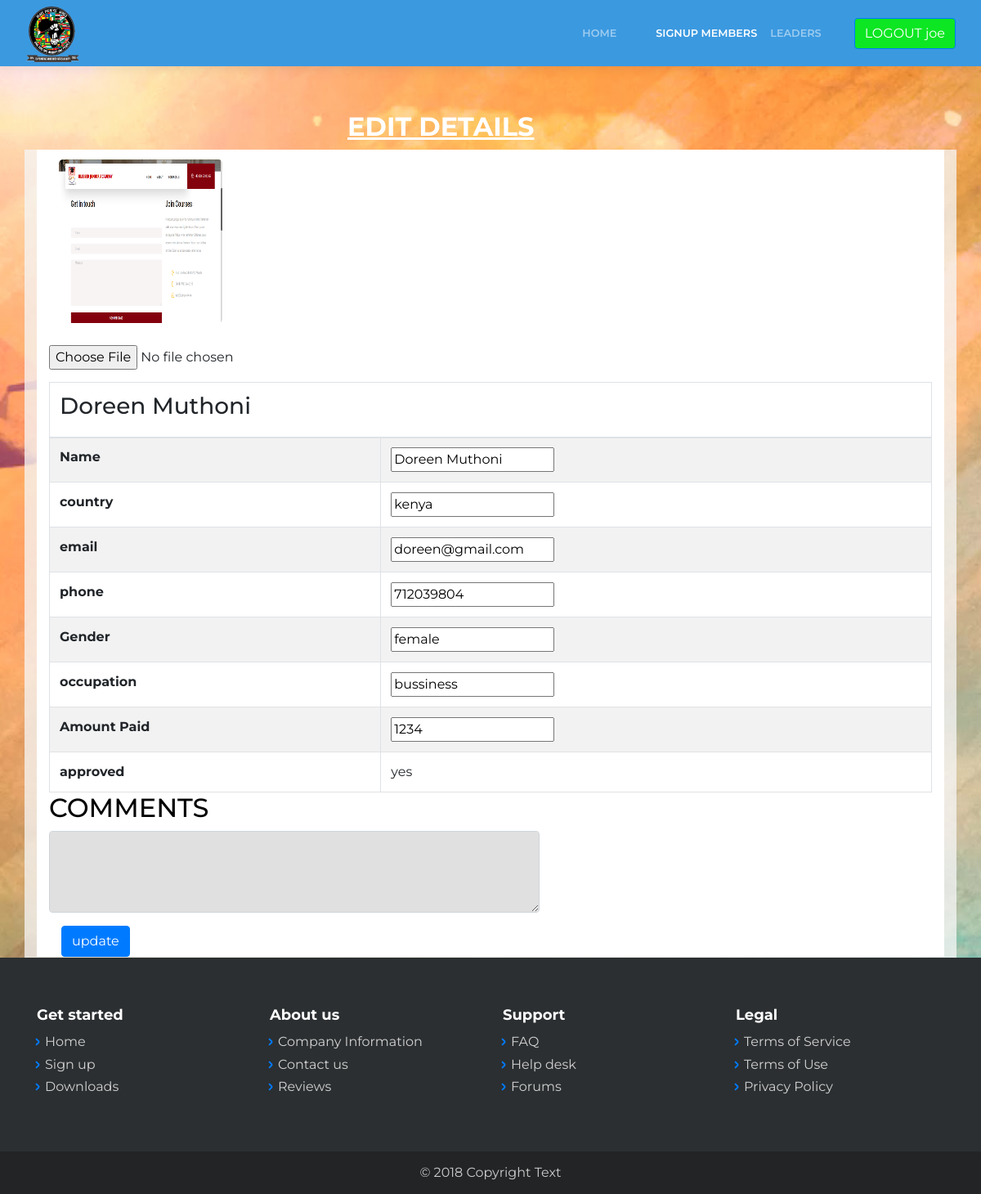
/admin/edit.php?edit=3 (signed in), run on the app's committed database.
### tables this page shows
CREATE TABLE `signup` (
  `id` int(128) NOT NULL,
  `name` varchar(128) NOT NULL,
  `country` varchar(128) NOT NULL,
  `email` varchar(128) NOT NULL,
  `phone` int(128) NOT NULL,
  `gender` varchar(128) NOT NULL,
  `work` varchar(128) NOT NULL,
  `address` varchar(128) NOT NULL,
  `city` varchar(128) NOT NULL,
  `profile` varchar(128) NOT NULL,
  `message` varchar(1000) NOT NULL,
  `approve` varchar(128) NOT NULL DEFAULT 'no',
  `amount` varchar(1280) NOT NULL
);

### admin/edit.php (the view, shortened to what this page needs)
<?php
    include 'include/db.php';
   include 'include/header.php';
$results = mysqli_query($db, "SELECT * from signup;");
if (isset($_GET['edit'])) {
  $id = $_GET['edit'];
  $rec = mysqli_query($db, "SELECT * from signup WHERE id=$id;");
  $record = mysqli_fetch_array($rec);
  $name = $record['name'];
  $country = $record['country'];
  $email = $record['email'];
  $phone= $record['phone'];
  $gender = $record['gender'];
  $work = $record['work'];
  $profile = $record['profile'];
  $approve = $record['approve'];
  $amount = $record['amount'];
}
?>
            <div class="collapse navbar-collapse" id="navcol-1" style="background-color:#3b99e0;width:328px;margin:0;">
                <ul class="nav navbar-nav ml-auto">
                    <li class="nav-item" role="presentation"><a class="nav-link" href="index.php">Home</a></li>
                    <li class="style="text-decoration: underline;"nav-item" role="presentation"><a class="nav-link active" href="signup.php">SIGNUP MEMBERS</a></li>
                    <li class="nav-item" role="presentation" ><a class="nav-link" href="leaders.php">leaders</a></li>
                </ul>
            <a href="include/logout.php" class="btn btn-primary" type="submit" style="background-color:rgb(13,230,34);">LOGOUT <?=$_SESSION['name'];?></a>
                </div>
        </div>
    </nav>
    <section class="clean-block about-us" style="height:136px;">
    </section>
    <div class="container">
            <div class="row">
                <div class="col-md-12 col-xl-4 offset-xl-4">
                    <h2 style="color:rgb(255,255,255);"><strong><span style="text-decoration: underline;">EDIT DETAILS</span></strong></h2>
                </div>
            </div>
             <div class="row">
                        <div class="col">
                        </div>
                    </div>
        </div>
     <?php if($row = mysqli_fetch_array($results)) { ?>
<div class="container" style="background-color:rgba(246,246,246,0.76);">
    <div data-aos="fade">
        <div class="container">
          <form  method="post" enctype="multipart/form-data" >
            <div class="row">
                <div class="col-md-12" style="background-color:#ffffff;">
                        <?php
              if (empty($profile) === false){
                  echo '<img class="square-circle" src="', $profile , '" alt="', $name ,'" width="200px" height="200px" style="margin:12px;">';
              }else echo '<img class="square-circle" src="profile/index.png" alt="', $name ,'" width="200px" height="200px" style="margin:12px;">';
            ?>
                </div>
            </div>
            <div class="row">
                <div class="col-md-12" style="padding:15px;background-color:#ffffff;">
                  <input type="file" name="profile">
                </div>
            </div>
        </div>
    </div>
    <div data-aos="fade">
        <div class="container">
            <div class="row">
                <div class="col-md-12" style="margin:0;background-color:#ffffff;"><form style="background-color: white;" method="post" action="server.php"  class="table table-bordered">
<table id="example" class="table table-striped table-bordered" cellspacing="0" width="100%">
       <thead>
    <tr>
      <th colspan="4"><h3><?php echo $name; ?></h3></th>
    </tr>
  </thead>
  <tbody>
    <tr>
      <th scope="col">Name</th>
      <td><input type="text" name="name"  value="<?php echo $name; ?>"></td>
    </tr>
    <tr>
      <th scope="col">country</th>
      <td><input type="text" name="country"  value="<?php echo $country; ?>"></td>
    </tr>
     <tr>
      <th scope="col">email</th>
      <td><input type="text" name="email"  value="<?php echo $email; ?>"></td>
    </tr>
     <tr>
       <th scope="col">phone</th>
      <td><input type="text" name="phone"  value="<?php echo $phone; ?>"></td>
    </tr>
     <tr>
       <th scope="col">Gender</th>
      <td><input type="text" name="gender"  value="<?php echo $gender; ?>"></td>
    </tr>
     <tr>
      <th scope="col">occupation</th>
      <td><input type="text" name="work"  value="<?php echo $work; ?>"></td>
    </tr>
     <tr>
      <th scope="col">Amount Paid</th>
      <td><input type="text" name="amount"  value="<?php echo $amount; ?>"></td>
    </tr>
     <tr>
      <th scope="col">approved</th>
            <?php
              if ($approve=='yes') { ?>
                <td><?php echo $approve ?></td>
            <?php  }elseif ($approve=='no') { ?>
             <td> <input type='text' name='approve' value="<?php echo $approve; ?>"></td>
            <?php }
            ?>
    </tr>
  </tbody>
    </table>
      <div class="form-group">
                      <h2 style="color: black; " for="message">COMMENTS</h2>
                      <textarea style="color: black; height: 100px !important; width: 600px !important; font-size: 14px !important; background-color:   #E0E0E0;" cols="30" rows="10" class="form-control" id="message"  name="message" ><?php echo $message; ?></textarea>
                    </div>
    <?php }
    ?>
          <div class="container">
             <button class="btn btn-primary" type="submit" name="update" class="btn">update</button>
          </div>
</form></div>
            </div>
            <div class="row">
                <div class="col-md-12"></div>
            </div>
        </div>
    </div>
</div>
    <?php
        include 'include/footer.php';
    ?>

### admin/assets/css/Data-Table-1.css (style rules this page uses)
#example { margin-bottom:0; }

### admin/assets/css/Data-Table.css (style rules this page uses)
#example { background-color:white; margin-bottom:0; }

### admin/assets/css/News-Cards.css (style rules this page uses)
img { border-radius:5px; }

### data on the page
signup: profile (picture), name "Doreen Muthoni", country "kenya", email "doreen@gmail.com", phone "712039804", gender "female", work "bussiness", amount "1234", approve "yes"

### other printed values
$_SESSION['name'] "joe"
